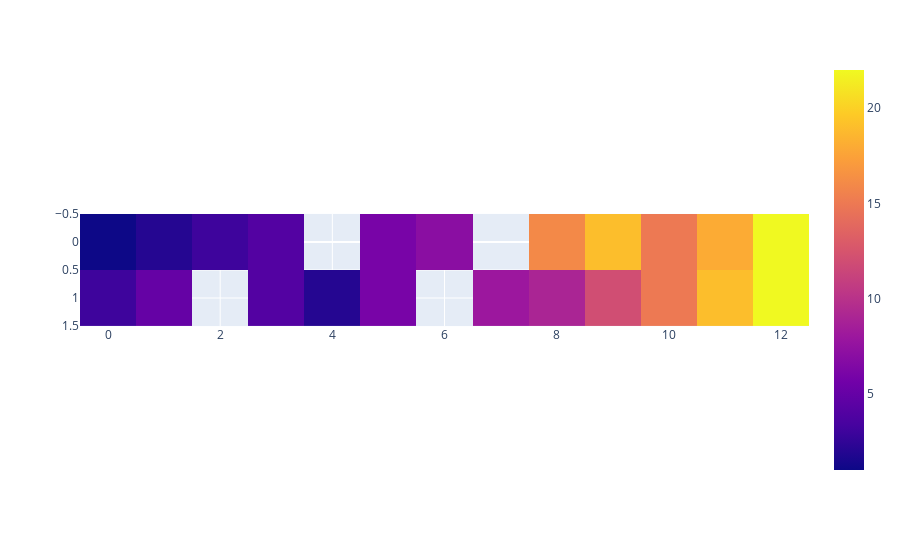

Write notebook code for a chart like this one.
### Code cell
import plotly.express as px
import numpy as np
# Sıradan verilən yaratma (NaN verilənləri daxil olması şərti ilə)
x = np.array([1, 2, 3, 4, np.nan, 6, 7, np.nan,16,19,15,18,22])
y = np.array([3, 5, np.nan, 4, 2, 6, np.nan, 8,9,12,15,19,22])

#Np stack yaratma
data = np.array([x, y])

#Heatmap-ilə vizualizasiyası
fig = px.imshow(data)
fig.show( index = True)

### Figure 1 — Plotly figure (JSON) as saved in the notebook; plotly's stock layout.template omitted (floating-point values rounded to 4 significant figures)
{"data": [{"coloraxis": "coloraxis", "hovertemplate": "x: %{x}<br>y: %{y}<br>color: %{z}<extra></extra>", "name": "0", "type": "heatmap", "xaxis": "x", "yaxis": "y", "z": [[1, 2, 3, 4, null, 6, 7, null, 16, 19, 15, 18, 22], [3, 5, null, 4, 2, 6, null, 8, 9, 12, 15, 19, 22]]}], "layout": {"autosize": true, "coloraxis": {"colorscale": [[0, "#0d0887"], [0.1111, "#46039f"], [0.2222, "#7201a8"], [0.3333, "#9c179e"], [0.4444, "#bd3786"], [0.5556, "#d8576b"], [0.6667, "#ed7953"], [0.7778, "#fb9f3a"], [0.8889, "#fdca26"], [1, "#f0f921"]]}, "margin": {"t": 60}, "xaxis": {"anchor": "y", "autorange": true, "constrain": "domain", "domain": [0, 1], "range": [-0.5, 12.5], "scaleanchor": "y"}, "yaxis": {"anchor": "x", "autorange": true, "constrain": "domain", "domain": [0.1829, 0.8171], "range": [1.5, -0.5]}}}
